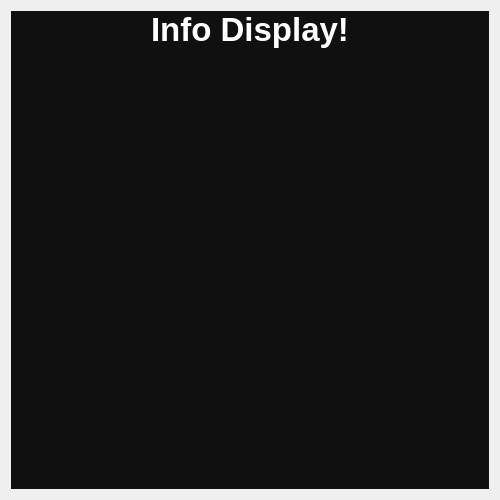
<?xml version="1.0" encoding="UTF-8"?>
<ui version="4.0">
 <class>InfoDisplay</class>
 <widget class="QWidget" name="InfoDisplay">
  <property name="geometry">
   <rect>
    <x>0</x>
    <y>0</y>
    <width>500</width>
    <height>500</height>
   </rect>
  </property>
  <property name="windowTitle">
   <string>Form</string>
  </property>
  <layout class="QVBoxLayout" name="verticalLayout">
   <item>
    <widget class="QLabel" name="label">
     <property name="font">
      <font>
       <pointsize>25</pointsize>
       <weight>75</weight>
       <italic>false</italic>
       <bold>true</bold>
       <stylestrategy>PreferAntialias</stylestrategy>
      </font>
     </property>
     <property name="styleSheet">
      <string notr="true">color: white; background-color: rgb(16,16,16);</string>
     </property>
     <property name="text">
      <string>Info Display!</string>
     </property>
     <property name="alignment">
      <set>Qt::AlignHCenter|Qt::AlignTop</set>
     </property>
    </widget>
   </item>
  </layout>
 </widget>
 <resources/>
 <connections/>
</ui>
